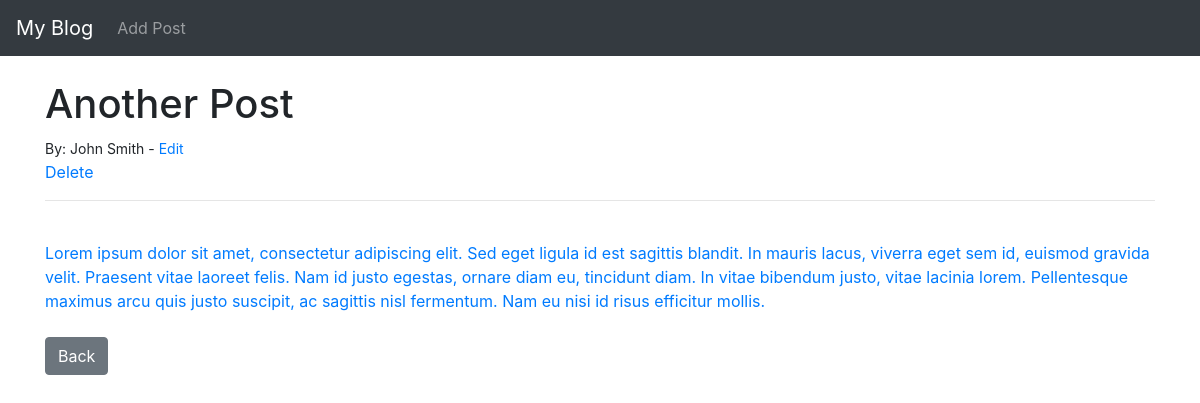
The app's page /article/6, older data.
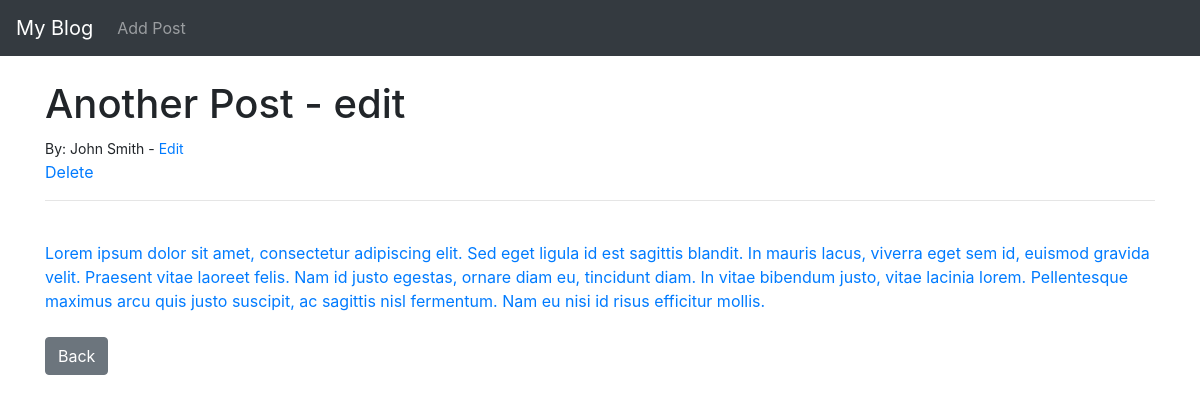
The same page, newer data.
### theblog/models.py (models this page shows, shortened)
class Post(models.Model):
    title = models.CharField(max_length=255)
    title_tag = models.CharField(max_length=255)
    author = models.ForeignKey(User, on_delete=models.CASCADE)
    body = models.TextField()
    created_at = models.DateTimeField(default=timezone.now)
    updated_at = models.DateTimeField(auto_now=True)
    is_public = models.BooleanField(default=True)
    password = models.CharField(max_length=50, blank=True, null=True)
    image = models.ImageField(upload_to='images/', null=True, blank=True)
    media_link = models.URLField(max_length=200, null=True, blank=True)

### theblog/views.py (the view)
# urls.py: path('article/<int:pk>', ArticleDetailView.as_view(), name='article-detail'),
class ArticleDetailView(DetailView):
    model = Post
    template_name = 'article_details.html'

### theblog/templates/article_details.html (shortened to what this page needs)
{% extends 'base.html' %}
{% block content %}
    <h1>{{ post.title }}</h1>
    <small>By: {{ post.author.first_name }}
    {{ post.author.last_name }} - <a href="{% url 'update_post' post.pk %}">Edit</a>
    </small></br>
    <a href="{% url 'delete_post' post.pk %}">Delete
    <hr>
    <br/>
    {{ post.body }}
    <br/><br/>
    <a href="{% url 'home' %}" class="btn btn-secondary">Back</a>
{% endblock %}

Row changes from the older to the newer data that the page shows:
changed Post "John": title "Another Post" → "Another Post - edit"
